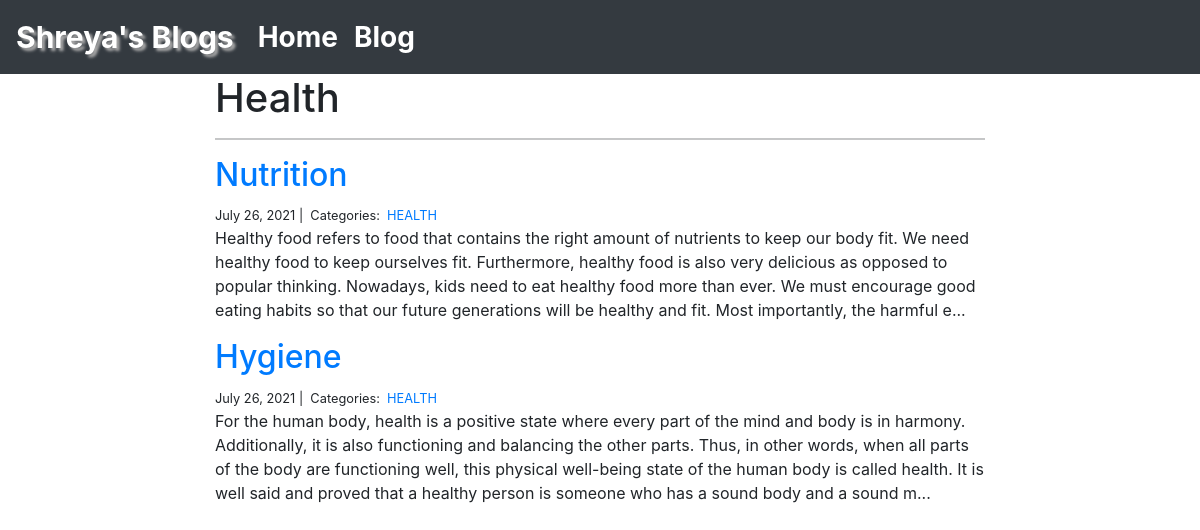
Screenshot of /blog/HEALTH/ with the database file from the repository.
### blog/models.py (models this page shows)
class Category(models.Model):
    name = models.CharField(max_length=20)

class Post(models.Model):
    title = models.CharField(max_length=255)
    body = models.TextField()
    created_on = models.DateTimeField(auto_now_add=True)
    last_modified = models.DateTimeField(auto_now=True)
    categories = models.ManyToManyField('Category', related_name='posts')

### blog/views.py (the view)
# urls.py: path("<category>/", views.blog_category, name="blog_category"),
def blog_category(request, category):
    posts = Post.objects.filter(
        categories__name__contains=category
    ).order_by(
        '-created_on'
    )
    context = {
        "category": category,
        "posts": posts
    }
    return render(request, "blog_category.html", context)

### blog/templates/blog_category.html
{% extends "base.html" %}
{% block body %}
<div class="col-md-8 offset-md-2">
    <h1>{{ category | title }}</h1>
    <hr>
    {% for post in posts %}
        <h2><a href="{% url 'blog_detail' post.pk%}">{{ post.title }}</a></h2>
        <small>
            {{ post.created_on.date }} |&nbsp;
            Categories:&nbsp;
            {% for category in post.categories.all %}
            <a href="{% url 'blog_category' category.name %}">
                {{ category.name }}
            </a>&nbsp;
            {% endfor %}
        </small>
        <p>{{ post.body | slice:":400" }}...</p>
    {% endfor %}
</div>
{% endblock body%}

### personal_portfolio/templates/base.html (shortened to what this page needs)
<!doctype html>
<html lang="en">
  <head>
    <link href="https://cdn.jsdelivr.net/npm/bootstrap@5.0.1/dist/css/bootstrap.min.css" rel="stylesheet">
    <nav class="navbar navbar-expand-lg navbar-dark bg-dark">
        <a class="navbar-brand" href="{%url 'project_index' %}" style="font-size: 30px ; text-shadow: 3px 3px 3px #ababab;"><b>Shreya's Blogs</b></a>
        <div class="collapse navbar-collapse" id="navbarSupportedContent">
          <ul class="navbar-nav mr-auto">
            <li class="nav-item active">
              <a class="nav-link" href="{%url 'home' %}"  style="font-size: 28px ; color: white"><b>Home</b> </a>
            </li>
            <li class="nav-item">
              <a class="nav-link" href="{%url 'blog_index' %}" style="font-size: 28px ; color: white"><b> Blog</b></a>
            </li>
          </ul>
        </div>
      </nav>
  </head>
  <body style="background-image: url('https://venngage-wordpress.s3.amazonaws.com/uploads/2018/09/Simple-Blue-White-Background-Image.jpg');">
      {% block body %}
      {% endblock body %}
  </body>
</html>
<link rel="stylesheet" href="https://stackpath.bootstrapcdn.com/bootstrap/4.1.3/css/bootstrap.min.css">

### rows the page displays
Category: name "Health", name "HEALTH"
Post: title "Nutrition", created_on "July 26, 2021", body "Healthy food refers to food that contains the right amount of nutrients to keep our body fit. We need healthy food to keep ourselves fit. Furthermore, healthy food is also very delicious as opposed to popular thinking. Nowadays, kids need to eat healthy food more than ever. We must encourage good eating habits so that our future generations will be healthy and fit. Most importantly, the harmful e"
Post: title "Hygiene", created_on "July 26, 2021", body "For the human body, health is a positive state where every part of the mind and body is in harmony. Additionally, it is also functioning and balancing the other parts. Thus, in other words, when all parts of the body are functioning well, this physical well-being state of the human body is called health. It is well said and proved that a healthy person is someone who has a sound body and a sound m"
